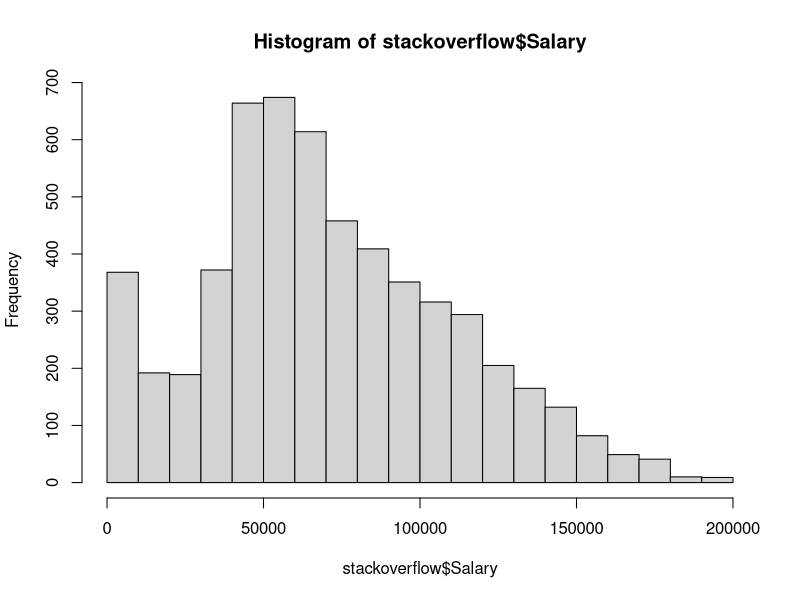
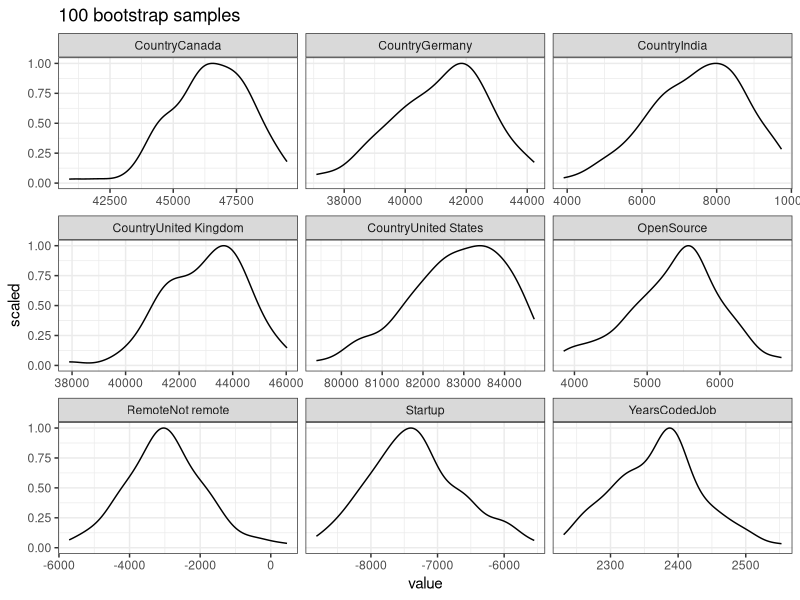

Generate these figures, in order, with R:

library(modeldata)
library(tidyverse)
options(scipen = 99)
set.seed(57)

data(stackoverflow)

## explore the data
stackoverflow %>% glimpse()
## sanity check on the dependent variable
hist(stackoverflow$Salary)

data = stackoverflow %>% 
  mutate(Startup = ifelse(CompanySizeNumber > 100, 0, 1))

## REGRESSION with MODEL CONFIDENCE INTERVALS
## aka. DELTA METHOD
fit = glm(Salary ~ -1 + Country + OpenSource + Remote + Startup + YearsCodedJob,
          data = data)

## R has a buit-in summary function for GLM objects.
summary(fit)

## Let's create our own summary table
## Understanding this is important for the second part.
model_CI = confint(fit, level = 0.95) %>% 
  as_tibble(rownames = "terms") %>% 
  mutate(estimate = coef(fit), .after = "terms") 


## REGRESSION with BOOTSTRAP CONFIDENCE INTERVALS
## first define the variables
## then write a for loop for bootstrapping
## collect the results into a data.frame

data = stackoverflow %>% 
  mutate(Startup = ifelse(CompanySizeNumber > 100, 0, 1))

N = 100
formula = Salary ~ -1 + Country + OpenSource + Remote + Startup + YearsCodedJob
coef_df = list()

## from 1 to N times
## sample the data with replacement
## run the same regression model on the resampled data (boot)
## extract model coefficients
## add them to the same data.frame
for (i in 1:N){
  boot = slice_sample(data, prop = 1, replace = TRUE)
  fit = glm(formula, data = boot)
  boot_coef = as_tibble(coef(fit), rownames = "term")
  coef_df = rbind(coef_df, boot_coef)
}

## check the output data.frame
head(coef_df)

## plot the distribution of estimates
coef_df %>% 
  ggplot(aes(x = value, y = after_stat(scaled))) + 
  geom_density() + 
  facet_wrap(~term, scales = "free_x") + 
  ggtitle(paste0(N, " bootstrap samples")) +
  theme_bw()

## calculate percentile CIs
alpha = 0.05
bootsrap_CI = coef_df %>% 
  group_by(term) %>% 
  summarise_all(list(
    estimate = mean, 
    `2.5 %` = ~quantile(.x, probs = alpha),
    `97.5 %` = ~quantile(.x, probs = 1 - alpha))) 
  

## compare bootstrap CI with model CI
model_CI %>% knitr::kable(digits = 1)
bootsrap_CI %>% knitr::kable(digits = 1)
